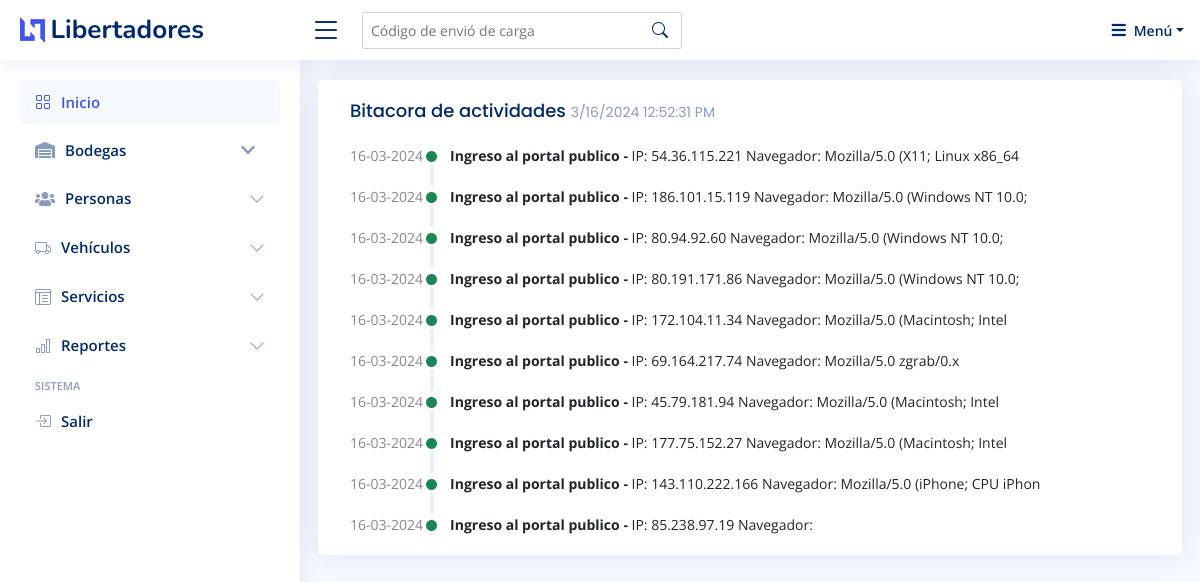
The app's page /app/ (signed in) with its own data.
### tables this page shows
CREATE TABLE `logs` (
  `id` int(11) NOT NULL,
  `fecha` varchar(16) NOT NULL,
  `evento` varchar(250) NOT NULL,
  `detalle` varchar(250) NOT NULL
);

### app/inicio.php (the view, shortened to what this page needs)
<main id="main" class="main">
<div class="pagetitle">
    <section class="section dashboard">
      <div class="row">
        <div class="col-lg-12">
          <div class="row">
<div class="card">
<?php
include_once  'conexion.php';
$consulta = $pdo->prepare("SELECT fecha, evento, detalle FROM logs ORDER BY id DESC LIMIT 10");
$consulta->execute();
$logs = $consulta->fetchAll(PDO::FETCH_ASSOC);
?>
            <div class="card-body">
              <h5 class="card-title">Bitacora de actividades <span id="currentDateTime"></span></h5>
              <?php foreach($logs as $log): ?>
              <div class="activity">
                <div class="activity-item d-flex">
                  <div class="activite-label"><?php echo $log['fecha']; ?></div>
                  <i class='bi bi-circle-fill activity-badge text-success align-self-start'></i>
                  <div class="activity-content">
                  <a href="#" class="fw-bold text-dark"> <?php echo $log['evento']; ?> - </a> <?php echo $log['detalle']; ?>
                  </div>
                </div>
                <?php endforeach; ?>
              </div>
            </div>
          </div>
          </div>
        </div>
      </div>
    </section>
  </main>

### app/assets/css/style.css (style rules this page uses)
:root { scroll-behavior: smooth; }
body { font-family: "Open Sans", sans-serif; background: #f6f9ff; color: #444444; }
a { color: #4154f1; text-decoration: none; }
h1, h2, h3, h4, h5, h6 { font-family: "Nunito", sans-serif; }
#main { margin-top: 60px; padding: 20px 30px; transition: all 0.3s; }
.pagetitle { margin-bottom: 10px; }
.card { margin-bottom: 30px; border: none; border-radius: 5px; box-shadow: 0px 0 30px rgba(1, 41, 112, 0.1); }
.card-title { padding: 20px 0 15px 0; font-size: 18px; font-weight: 500; color: #012970; font-family: "Poppins", sans-serif; }
.card-title span { color: #899bbd; font-size: 14px; font-weight: 400; }
.card-body { padding: 0 20px 20px 20px; }
@media (min-width: 1200px) { #main, #footer { margin-left: 300px; } }
.dashboard .activity { font-size: 14px; }
.dashboard .activity .activity-item .activite-label { color: #888; position: relative; flex-shrink: 0; flex-grow: 0; min-width: 64px; }
.dashboard .activity .activity-item .activite-label::before { content: ""; position: absolute; right: -11px; width: 4px; top: 0; bottom: 0; background-color: #eceefe; }
.dashboard .activity .activity-item .activity-badge { margin-top: 3px; z-index: 1; font-size: 11px; line-height: 0; border-radius: 50%; flex-shrink: 0; border: 3px solid #fff; flex-grow: 0; }
.dashboard .activity .activity-item .activity-content { padding-left: 10px; padding-bottom: 20px; }
.dashboard .activity .activity-item:first-child .activite-label::before { top: 5px; }
.dashboard .activity .activity-item:last-child .activity-content { padding-bottom: 0; }

### records on screen
logs: fecha "16-03-2024", evento "Ingreso al portal publico", detalle "IP: 54.36.115.221 Navegador: Mozilla/5.0 (X11; Linux x86_64"
logs: fecha "16-03-2024", evento "Ingreso al portal publico", detalle "IP: 186.101.15.119 Navegador: Mozilla/5.0 (Windows NT 10.0;"
logs: fecha "16-03-2024", evento "Ingreso al portal publico", detalle "IP: 80.94.92.60 Navegador: Mozilla/5.0 (Windows NT 10.0;"
logs: fecha "16-03-2024", evento "Ingreso al portal publico", detalle "IP: 80.191.171.86 Navegador: Mozilla/5.0 (Windows NT 10.0;"
logs: fecha "16-03-2024", evento "Ingreso al portal publico", detalle "IP: 172.104.11.34 Navegador: Mozilla/5.0 (Macintosh; Intel"
logs: fecha "16-03-2024", evento "Ingreso al portal publico", detalle "IP: 69.164.217.74 Navegador: Mozilla/5.0 zgrab/0.x"
logs: fecha "16-03-2024", evento "Ingreso al portal publico", detalle "IP: 45.79.181.94 Navegador: Mozilla/5.0 (Macintosh; Intel"
logs: fecha "16-03-2024", evento "Ingreso al portal publico", detalle "IP: 177.75.152.27 Navegador: Mozilla/5.0 (Macintosh; Intel"
logs: fecha "16-03-2024", evento "Ingreso al portal publico", detalle "IP: 143.110.222.166 Navegador: Mozilla/5.0 (iPhone; CPU iPhon"
logs: fecha "16-03-2024", evento "Ingreso al portal publico", detalle "IP: 85.238.97.19 Navegador:"
